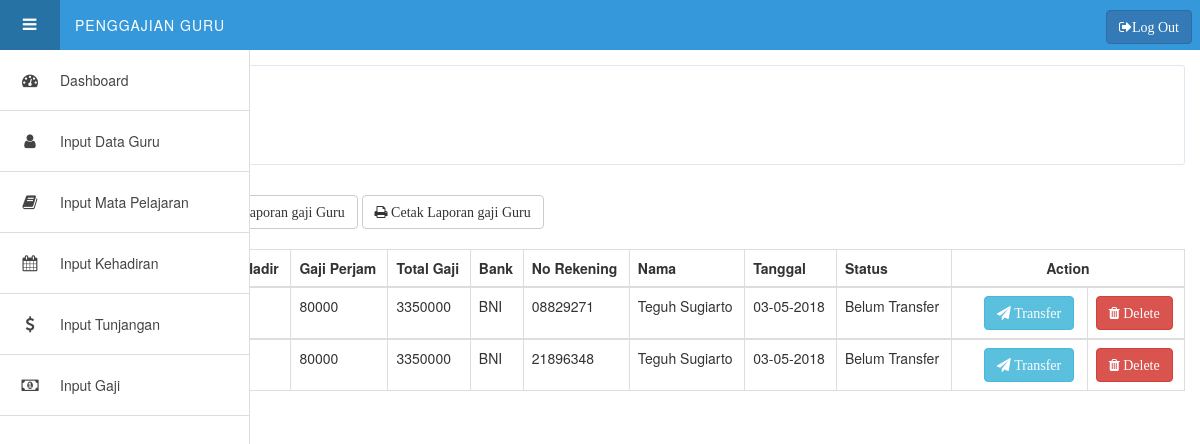
The app's page /admin/gaji.php (signed in) with its own data.
### tables this page shows
CREATE TABLE `tbl_gaji` (
  `id_guru` varchar(30) NOT NULL,
  `jml_hadir` int(11) NOT NULL,
  `jml_sakit` int(20) NOT NULL,
  `jml_thadir` int(20) NOT NULL,
  `gaji_perjam` int(8) NOT NULL,
  `total_gaji` int(10) NOT NULL,
  `bank` varchar(50) NOT NULL,
  `no_rekening` varchar(50) NOT NULL,
  `nama` varchar(50) NOT NULL,
  `tanggal` varchar(20) NOT NULL,
  `status` varchar(20) NOT NULL
);

### admin/gaji.php (the view, shortened to what this page needs)
<?php
  $per=10;
  $page= isset($_GET['page']) ? (int) $_GET['page'] : 1;
 $start = ($page>1) ? ($page*$per)-$per : 0 ;
  $q=mysql_query("SELECT * FROM tbl_gaji ORDER BY id_guru limit $start, $per");
?>
<!DOCTYPE html>
<html lang="en" >
<head>
    <link rel="stylesheet" href="css/style.css">
    <link rel="stylesheet" type="text/css" href="css/css/font-awesome.css">
    <link rel="stylesheet" type="text/css" href="css/bootstrap.css">
    <link rel="stylesheet" type="text/css" href="sweetalert-1-master/dist/sweetalert.css">
</head>
<body>
  <div class="header">
  <a href="#" id="menu-action">
    <i class="fa fa-bars"></i>
  </a>
  <div class="logo">
   Penggajian Guru
  <a href="logout.php"><button class="fa fa-sign-out btn btn-primary" style="position: relative; float: right; margin-top: 10px;margin-right: 8px;">Log Out</button></a>
  </div>
</div>
<div class="sidebar">
  <ul>
    <li><a href="index.php"><i class="fa fa-dashboard"></i><span>Dashboard</span></a></li>
    <li><a href="guru.php"><i class="fa fa-user"></i><span>Input Data Guru</span></a></li>
    <li><a href="pelajaran.php"><i class="fa fa-book"></i><span>Input Mata Pelajaran</span></a></li>
    <li><a href="staf.php"><i class="fa fa-calendar"></i><span>Input Kehadiran</span></a></li>
    <li><a href="tunjangan.php"><i class="fa fa-dollar"></i><span>Input Tunjangan</span></a></li>
    <li><a href="gaji.php"><i class="fa fa-money"></i><span>Input Gaji</span></a></li>
</div>
<div class="main">
  <div class="hipsum">
    <div class="jumbotron">
    <h1>Gaji Guru</h1>
   </div>
<div class="in">
<a href="input_gaji.php">
<button class="btn btn-success fa fa-pencil">  Input</button></a>
<a href="laporan_gaji.php"><button class="btn btn-default fa fa-download">  Downlaod Laporan gaji Guru</button></a>
<a href="cetak_laporan_gaji.php"><button class="btn btn-default fa fa-print">  Cetak Laporan gaji Guru</button></a>
</div>
<br>
 <div class="table-responsive">
      <table class="table table-bordered">
        <thead>
          <tr>
            <th>No</th>
            <th>Id Guru</th>
            <th>Jumlah Hadir</th>
            <th>Gaji Perjam</th>
            <th>Total Gaji</th>
            <th>Bank</th>
            <th>No Rekening</th>
            <th>Nama</th>
            <th>Tanggal</th>
            <th>Status</th>
            <th colspan="2"><center>Action</center></th>
          </tr>
        </thead>
        <?php
$a=1;
  while ($data=mysql_fetch_array($q)) { ?>
  <tbody>
          <tr>
            <td scope="row"><?php echo $a++; ?></td>
            <td><?php echo $data['id_guru']; ?></td>
            <td><?php echo $data['jml_hadir'];?></td>
            <td><?php echo $data['gaji_perjam']; ?></td>
            <td><?php echo $data['total_gaji']; ?></td>
            <td><?php echo $data['bank']; ?></td>
            <td><?php echo $data['no_rekening']; ?></td>
            <td><?php echo $data['nama']; ?></td>
            <td><?php echo $data['tanggal'];?></td>
            <td><?php echo $data['status']; ?></td>
            <td><a href="transfer.php?id=<?php echo $data['id_guru']; ?>" ><button class="fa fa-send btn btn-info a">  Transfer</button></a></td>
            <td>
            <a href="delete_gaji.php?id=<?php echo $data['id_guru']; ?>"  id="idd" data-id="<?php echo $data['id_guru']; ?>"><button class="btn btn-danger fa fa-trash"  name="del"  id="id" data-id="<?php echo $data['id_guru']; ?>">   Delete</button></a></td>
          </tr>
          </tbody>
     <?php }
        ?>
        </table>
        </div>
   </div>
  </div>
</body>
</html>

### admin/css/style.css (style rules this page uses)
*, *:before, *:after { -webkit-box-sizing: border-box; -moz-box-sizing: border-box; box-sizing: border-box; }
body { background: #f5f5f5; padding: 0; margin: 0; font-family: 'Lato', sans-serif; }
i.fa { font-size: 16px; }
.header { position: fixed; z-index: 10; top: 0; left: 0; background: #3498DB; width: 100%; height: 50px; line-height: 50px; color: #fff; }
.header .logo { text-transform: uppercase; letter-spacing: 1px; }
.header #menu-action { display: block; float: left; width: 60px; height: 50px; line-height: 50px; margin-right: 15px; color: #fff; text-decoration: none; text-align: center; background: rgba(0, 0, 0, 0.15); font-size: 13px; text-transform: uppercase; letter-spacing: 1px; -webkit-transition: all 0.2s ease-in-out; transition: all 0.2s ease-in-out; }
.header #menu-action i { display: inline-block; margin: 0 5px; }
.sidebar { position: fixed; z-index: 10; left: 0; top: 50px; height: 100%; width: 60px; background: #fff; border-right: 1px solid #ddd; text-align: center; -webkit-transition: all 0.2s ease-in-out; transition: all 0.2s ease-in-out; }
.sidebar:hover, .sidebar.active, .sidebar.hovered { width: 250px; -webkit-transition: all 0.2s ease-in-out; transition: all 0.2s ease-in-out; }
.sidebar ul { list-style-type: none; padding: 0; margin: 0; }
.sidebar ul li { display: block; }
.sidebar ul li a { display: block; position: relative; white-space: nowrap; overflow: hidden; border-bottom: 1px solid #ddd; color: #444; text-align: left; }
.sidebar ul li a i { display: inline-block; width: 60px; height: 60px; line-height: 60px; text-align: center; -webkit-animation-duration: .7s; -moz-animation-duration: .7s; -o-animation-duration: .7s; animation-duration: .7s; -webkit-animation-fill-mode: both; -moz-animation-fill-mode: both; -o-animation-fill-mode: both; animation-fill-mode: both; }
.sidebar ul li a span { display: inline-block; height: 60px; line-height: 60px; }
.main { position: relative; display: block; top: 50px; left: 0; padding: 15px; padding-left: 75px; -webkit-transition: all 0.2s ease-in-out; transition: all 0.2s ease-in-out; }
.main .jumbotron { background-color: #fff; padding: 30px !important; border: 1px solid #dfe8f1; -webkit-border-radius: 3px; -moz-border-radius: 3px; border-radius: 3px; }
.main .jumbotron h1 { font-size: 24px; margin: 0; padding: 0; margin-bottom: 12px; }
a { text-decoration: none; }
.a { margin-left:24px; }

### records on screen
tbl_gaji: gaji_perjam "80000", total_gaji "3350000", bank "BNI", no_rekening "08829271", nama "Teguh Sugiarto", tanggal "03-05-2018", status "Belum Transfer"
tbl_gaji: gaji_perjam "80000", total_gaji "3350000", bank "BNI", no_rekening "21896348", nama "Teguh Sugiarto", tanggal "03-05-2018", status "Belum Transfer"
